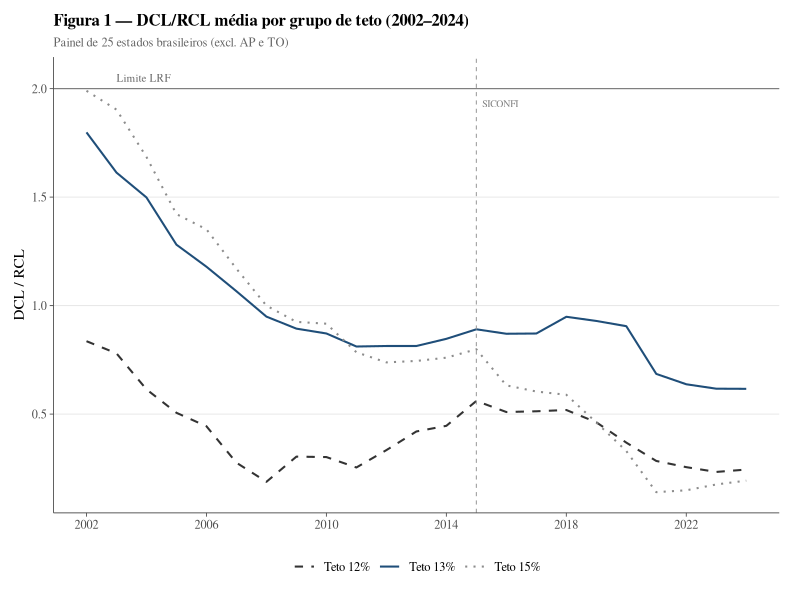
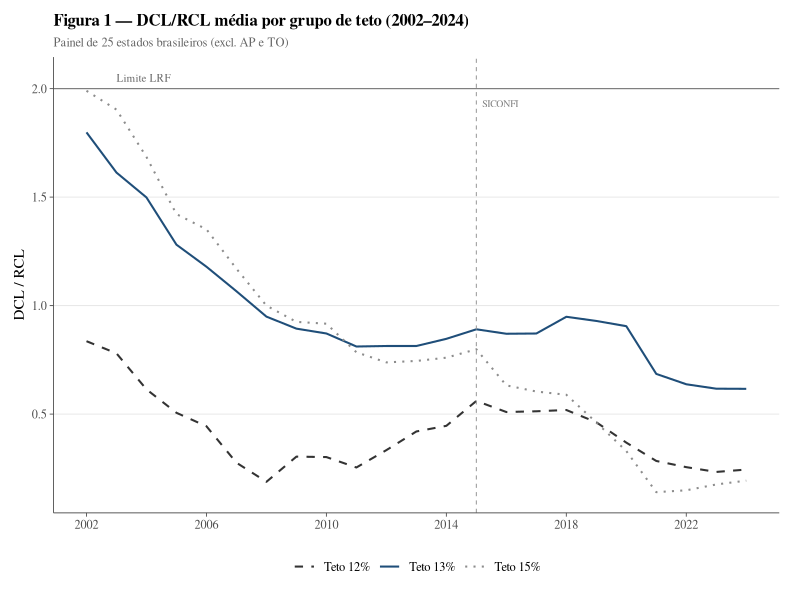
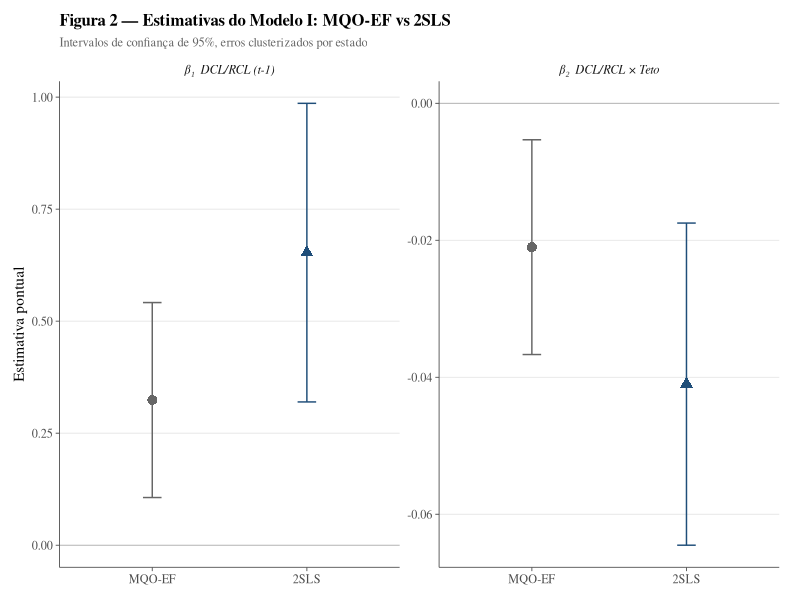
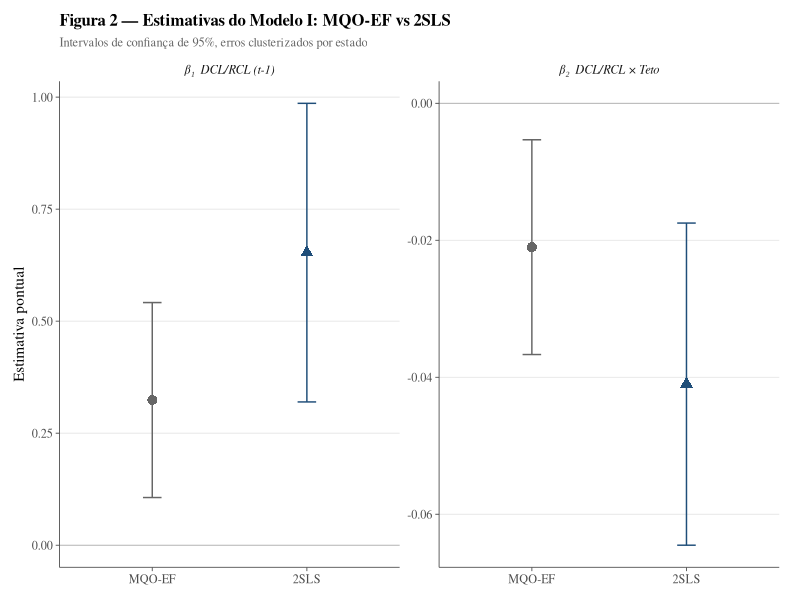
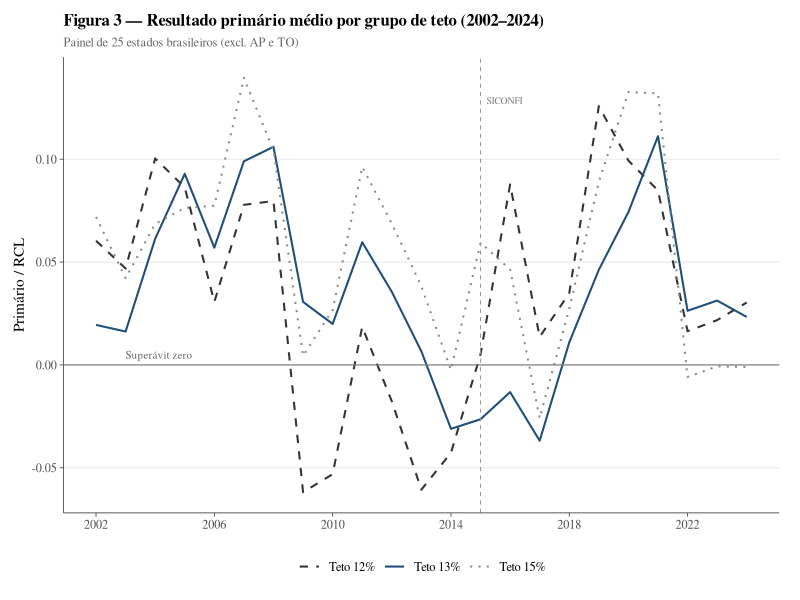
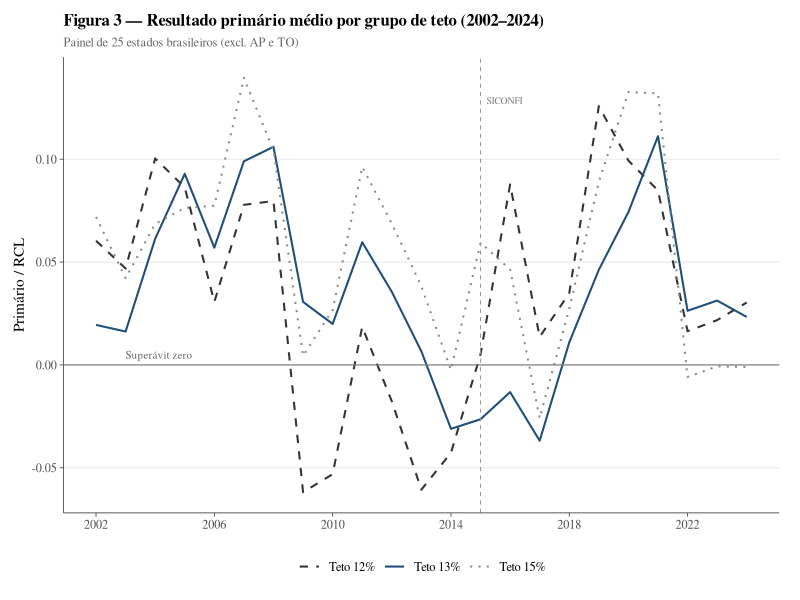
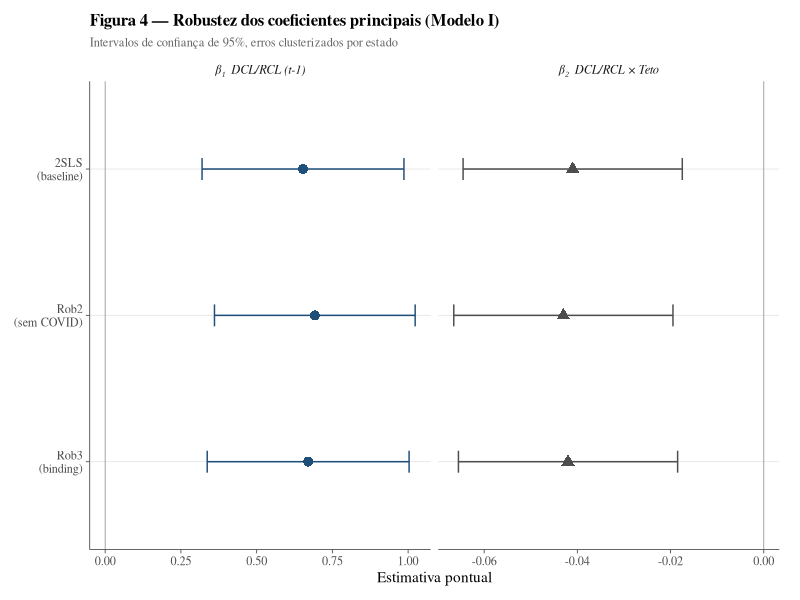
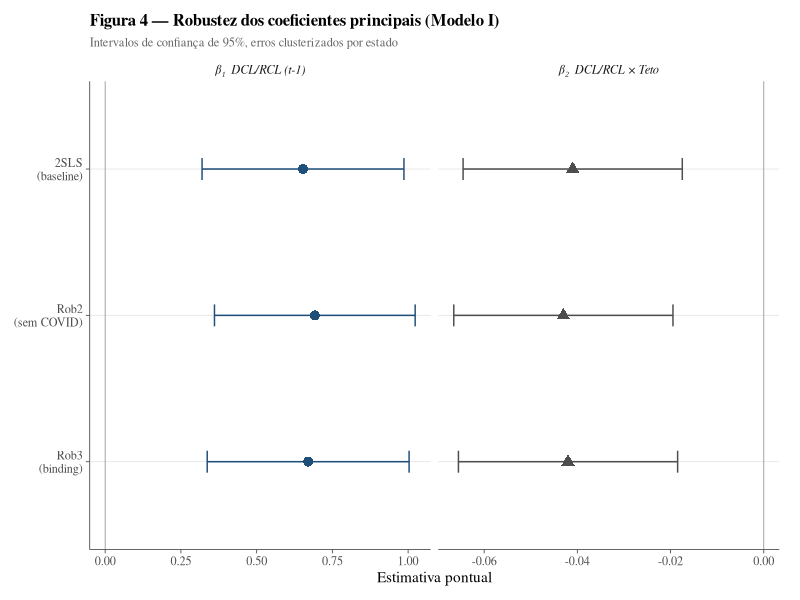

Source code (R) for these figures, in order:
# =============================================================================
# scripts/07_figures.R
# Figuras AER-style (4 paineis) para a tese
# Saida: output/figures/{fig1,fig2,fig3,fig4}.{pdf,png}
# =============================================================================

pkgs <- c("ggplot2", "dplyr", "readr", "tidyr", "patchwork", "scales")
to_install <- pkgs[!pkgs %in% rownames(installed.packages())]
if (length(to_install) > 0)
  install.packages(to_install, repos = "https://cloud.r-project.org")
suppressPackageStartupMessages(lapply(pkgs, library, character.only = TRUE))

dir.create("output/figures", recursive = TRUE, showWarnings = FALSE)

panel <- read_csv("data/processed/panel_slim.csv", show_col_types = FALSE)

# --- Tema base AER/QJE -------------------------------------------------------
theme_aer <- theme_minimal(base_family = "serif", base_size = 11) +
  theme(
    panel.grid.minor       = element_blank(),
    panel.grid.major.x     = element_blank(),
    panel.grid.major.y     = element_line(color = "gray90", linewidth = 0.3),
    axis.line              = element_line(color = "gray30", linewidth = 0.3),
    axis.ticks             = element_line(color = "gray30", linewidth = 0.3),
    plot.title             = element_text(size = 12, face = "bold", hjust = 0),
    plot.subtitle          = element_text(size = 9, color = "gray40", hjust = 0),
    legend.position        = "bottom",
    legend.text            = element_text(size = 9),
    plot.margin            = margin(10, 15, 10, 10)
  )
theme_set(theme_aer)

accent <- "#1F4E79"

save_fig <- function(p, name, w = 7, h = 4.5) {
  ggsave(file.path("output/figures", paste0(name, ".pdf")),
         p, width = w, height = h, device = cairo_pdf)
  ggsave(file.path("output/figures", paste0(name, ".png")),
         p, width = w, height = h, dpi = 300)
  cat(sprintf("  Salvo: output/figures/%s.pdf + .png\n", name))
}

# =============================================================================
# FIGURA 1 — DCL/RCL media por grupo de teto (2002-2024)
# =============================================================================
fig1_data <- panel %>%
  filter(!is.na(dcl_sobre_rcl_ext), !is.na(teto)) %>%
  mutate(teto_label = factor(paste0("Teto ", teto, "%"),
                             levels = c("Teto 12%", "Teto 13%", "Teto 15%"))) %>%
  group_by(year, teto_label) %>%
  summarise(mean_dcl = mean(dcl_sobre_rcl_ext, na.rm = TRUE), .groups = "drop")

fig1 <- ggplot(fig1_data, aes(x = year, y = mean_dcl,
                               linetype = teto_label, color = teto_label)) +
  geom_line(linewidth = 0.7) +
  geom_hline(yintercept = 2.0, linetype = "solid",
             color = "gray50", linewidth = 0.4) +
  annotate("text", x = 2003, y = 2.05, label = "Limite LRF",
           hjust = 0, size = 2.8, color = "gray40", family = "serif") +
  geom_vline(xintercept = 2015, linetype = "dashed",
             color = "gray60", linewidth = 0.35) +
  annotate("text", x = 2015.2, y = max(fig1_data$mean_dcl, na.rm = TRUE) * 0.97,
           label = "SICONFI", hjust = 0, size = 2.5, color = "gray50",
           family = "serif") +
  scale_color_manual(values = c("Teto 12%" = "gray20",
                                 "Teto 13%" = accent,
                                 "Teto 15%" = "gray55"),
                     name = NULL) +
  scale_linetype_manual(values = c("Teto 12%" = "dashed",
                                    "Teto 13%" = "solid",
                                    "Teto 15%" = "dotted"),
                        name = NULL) +
  scale_x_continuous(breaks = seq(2002, 2024, 4)) +
  labs(
    title    = "Figura 1 \u2014 DCL/RCL m\u00e9dia por grupo de teto (2002\u20132024)",
    subtitle = "Painel de 25 estados brasileiros (excl. AP e TO)",
    x        = NULL,
    y        = "DCL / RCL"
  ) +
  guides(color    = guide_legend(nrow = 1),
         linetype = guide_legend(nrow = 1))

save_fig(fig1, "fig1_dcl_por_teto")

# =============================================================================
# FIGURA 2 — Coeficientes Modelo I: MQO-EF vs 2SLS
# =============================================================================
coef_data <- tibble(
  coef   = rep(c("beta1", "beta2"), 2),
  modelo = rep(c("MQO-EF", "2SLS"), each = 2),
  est    = c(0.324, -0.021, 0.653, -0.041),
  se     = c(0.111,  0.008, 0.170,  0.012)
) %>%
  mutate(
    lo95 = est - 1.96 * se,
    hi95 = est + 1.96 * se,
    coef_label = factor(coef,
                        levels = c("beta1", "beta2"),
                        labels = c("\u03b2\u2081  DCL/RCL (t-1)",
                                   "\u03b2\u2082  DCL/RCL \u00d7 Teto")),
    modelo = factor(modelo, levels = c("MQO-EF", "2SLS"))
  )

fig2 <- ggplot(coef_data, aes(x = modelo, y = est, color = modelo, shape = modelo)) +
  geom_hline(yintercept = 0, color = "gray70", linewidth = 0.3) +
  geom_errorbar(aes(ymin = lo95, ymax = hi95),
                width = 0.12, linewidth = 0.5) +
  geom_point(size = 3) +
  facet_wrap(~coef_label, scales = "free_y", nrow = 1) +
  scale_color_manual(values = c("MQO-EF" = "gray40", "2SLS" = accent),
                     name = NULL) +
  scale_shape_manual(values = c("MQO-EF" = 16, "2SLS" = 17),
                     name = NULL) +
  labs(
    title    = "Figura 2 \u2014 Estimativas do Modelo I: MQO-EF vs 2SLS",
    subtitle = "Intervalos de confian\u00e7a de 95%, erros clusterizados por estado",
    x        = NULL,
    y        = "Estimativa pontual"
  ) +
  theme(
    strip.text      = element_text(size = 9, face = "italic"),
    legend.position = "none"
  )

save_fig(fig2, "fig2_coef_mqo_vs_2sls")

# =============================================================================
# FIGURA 3 — Resultado primario medio por grupo de teto (2002-2024)
# =============================================================================
fig3_data <- panel %>%
  filter(!is.na(primario_sobre_rcl_ext), !is.na(teto)) %>%
  mutate(teto_label = factor(paste0("Teto ", teto, "%"),
                             levels = c("Teto 12%", "Teto 13%", "Teto 15%"))) %>%
  group_by(year, teto_label) %>%
  summarise(mean_prim = mean(primario_sobre_rcl_ext, na.rm = TRUE), .groups = "drop")

fig3 <- ggplot(fig3_data, aes(x = year, y = mean_prim,
                               linetype = teto_label, color = teto_label)) +
  geom_line(linewidth = 0.7) +
  geom_hline(yintercept = 0, linetype = "solid",
             color = "gray50", linewidth = 0.4) +
  annotate("text", x = 2003, y = 0.005,
           label = "Super\u00e1vit zero", hjust = 0, size = 2.8,
           color = "gray40", family = "serif") +
  geom_vline(xintercept = 2015, linetype = "dashed",
             color = "gray60", linewidth = 0.35) +
  annotate("text", x = 2015.2,
           y = max(fig3_data$mean_prim, na.rm = TRUE) * 0.92,
           label = "SICONFI", hjust = 0, size = 2.5,
           color = "gray50", family = "serif") +
  scale_color_manual(values = c("Teto 12%" = "gray20",
                                 "Teto 13%" = accent,
                                 "Teto 15%" = "gray55"),
                     name = NULL) +
  scale_linetype_manual(values = c("Teto 12%" = "dashed",
                                    "Teto 13%" = "solid",
                                    "Teto 15%" = "dotted"),
                        name = NULL) +
  scale_x_continuous(breaks = seq(2002, 2024, 4)) +
  labs(
    title    = "Figura 3 \u2014 Resultado prim\u00e1rio m\u00e9dio por grupo de teto (2002\u20132024)",
    subtitle = "Painel de 25 estados brasileiros (excl. AP e TO)",
    x        = NULL,
    y        = "Prim\u00e1rio / RCL"
  ) +
  guides(color    = guide_legend(nrow = 1),
         linetype = guide_legend(nrow = 1))

save_fig(fig3, "fig3_primario_por_teto")

# =============================================================================
# FIGURA 4 — Forest plot: robustez dos coeficientes principais
# =============================================================================
forest_data <- tibble(
  spec   = rep(c("2SLS\n(baseline)", "Rob2\n(sem COVID)", "Rob3\n(binding)"), 2),
  coef   = rep(c("beta1", "beta2"), each = 3),
  est    = c(0.653, 0.692, 0.670,   -0.041, -0.043, -0.042),
  se     = c(0.170, 0.169, 0.170,    0.012,  0.012,  0.012)
) %>%
  mutate(
    lo95 = est - 1.96 * se,
    hi95 = est + 1.96 * se,
    coef_label = factor(coef,
                        levels = c("beta1", "beta2"),
                        labels = c("\u03b2\u2081  DCL/RCL (t-1)",
                                   "\u03b2\u2082  DCL/RCL \u00d7 Teto")),
    spec = factor(spec, levels = rev(c("2SLS\n(baseline)",
                                       "Rob2\n(sem COVID)",
                                       "Rob3\n(binding)")))
  )

fig4 <- ggplot(forest_data, aes(x = est, y = spec,
                                 color = coef_label, shape = coef_label)) +
  geom_vline(xintercept = 0, color = "gray60", linewidth = 0.3) +
  geom_errorbarh(aes(xmin = lo95, xmax = hi95),
                 height = 0.15, linewidth = 0.5) +
  geom_point(size = 3) +
  facet_wrap(~coef_label, scales = "free_x", nrow = 1) +
  scale_color_manual(
    values = c("\u03b2\u2081  DCL/RCL (t-1)"       = accent,
               "\u03b2\u2082  DCL/RCL \u00d7 Teto" = "gray30"),
    name = NULL) +
  scale_shape_manual(
    values = c("\u03b2\u2081  DCL/RCL (t-1)"       = 16,
               "\u03b2\u2082  DCL/RCL \u00d7 Teto" = 17),
    name = NULL) +
  labs(
    title    = "Figura 4 \u2014 Robustez dos coeficientes principais (Modelo I)",
    subtitle = "Intervalos de confian\u00e7a de 95%, erros clusterizados por estado",
    x        = "Estimativa pontual",
    y        = NULL
  ) +
  theme(
    strip.text      = element_text(size = 9, face = "italic"),
    legend.position = "none"
  )

save_fig(fig4, "fig4_forest_robustez")

cat("\n=== Figuras geradas com sucesso ===\n")
cat("  output/figures/fig1_dcl_por_teto.{pdf,png}\n")
cat("  output/figures/fig2_coef_mqo_vs_2sls.{pdf,png}\n")
cat("  output/figures/fig3_primario_por_teto.{pdf,png}\n")
cat("  output/figures/fig4_forest_robustez.{pdf,png}\n")
